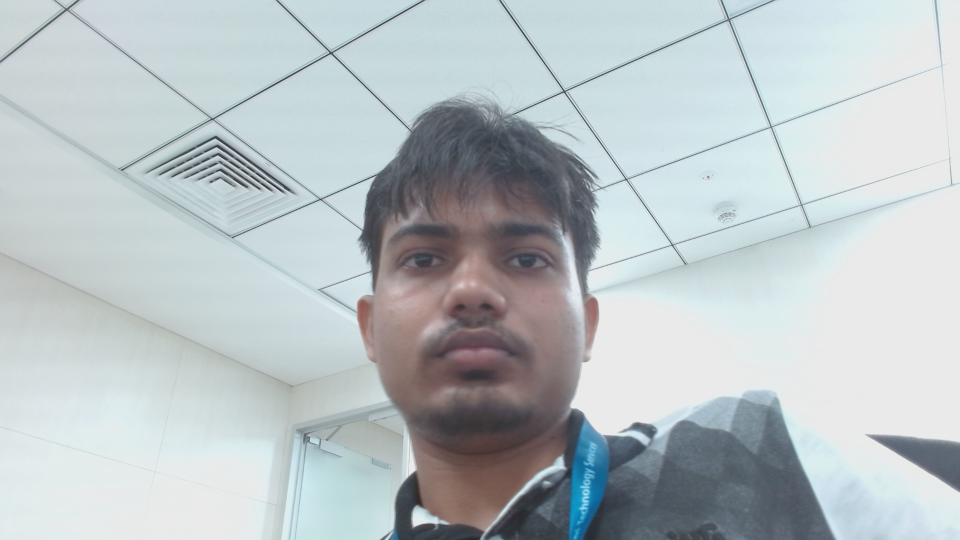
#> input picture clicked-pic.jpg, 1920 x 1080 px, given in place of the camera (shown at 1/2 size)
$ python label.py
#> lines starting #> are read from the running program, lines starting #| are printed output that depends on the picture; after the words box and inside, x2 and y2 are one past the last pixel; in counts of white or black regions, pixels touching at a corner belong together
import cv2
import numpy as np
from sklearn.neighbors import KNeighborsClassifier
import os

def load_dataset(dataset_path):
#> called with dataset_path = './face_dataset/'
    face_data = []
    labels = []

    for filename in os.listdir(dataset_path):
        if filename.endswith(".npy"):
            data = np.load(os.path.join(dataset_path, filename))
#> (reads face_dataset/.npy from the repository)
            label = filename[:-4]  # Remove the '.npy' extension
            #data_flattened = data.flatten()
            face_data.append(data)
            labels.extend([label] * len(data))

    face_data = np.concatenate(face_data, axis=0)
    #print(face_data)
    return face_data, labels

def predict_person(face_data, labels, test_face):
    knn_classifier = KNeighborsClassifier(n_neighbors=3)
    test_face_flattened = test_face.flatten()
    knn_classifier.fit(face_data, labels)
    predicted_label = knn_classifier.predict([test_face_flattened])[0]
    return predicted_label

cap = cv2.VideoCapture(0)
face_cascade = cv2.CascadeClassifier("haarcascade_frontalface_default.xml")

dataset_path = "./face_dataset/"

face_data, labels = load_dataset(dataset_path)

while True:
    ret, frame = cap.read()
#> frame is the input picture: shape (1080, 1920, 3); mean B, G, R 196.5, 194.1, 185.5

    if not ret:
        continue

    gray_frame = cv2.cvtColor(frame, cv2.COLOR_BGR2GRAY)

    faces = face_cascade.detectMultiScale(gray_frame, scaleFactor=1.3, minNeighbors=5)
#> faces = [[687, 302, 513, 513]]

    if len(faces) == 0:
        continue

    faces = sorted(faces, key=lambda x: x[2] * x[3], reverse=True)
    for face in faces[:1]:
        x, y, w, h = face
        face_offset = frame[y:y+h, x:x+w]
        test_face = cv2.resize(face_offset, (100, 100))

        predicted_label = predict_person(face_data, labels, test_face)

        cv2.rectangle(frame, (x, y), (x + w, y + h), (8, 255, 0), 2)
        cv2.putText(frame, predicted_label, (x, y - 10), cv2.FONT_HERSHEY_SIMPLEX, 0.9, (36, 255, 12), 2, cv2.LINE_AA)
#> this loop made 1 pass
#> pass 1, `face_offset = frame[y:y+h, x:x+w]`:
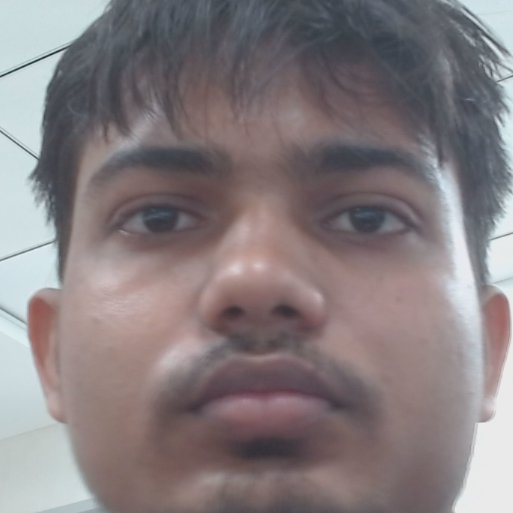
#> face_offset: shape (513, 513, 3); mean B, G, R 126.9, 124.7, 133.5
#> after the loop:
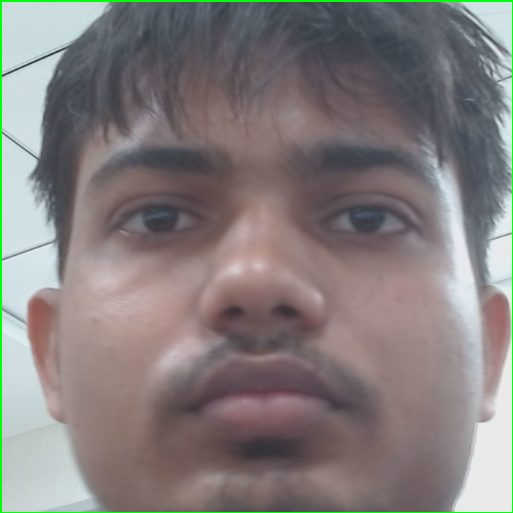
#> face_offset: shape (513, 513, 3); 1.17% of pixels changed, all inside (x1, y1, x2, y2) = (0, 0, 513, 513)
#> after the loop:
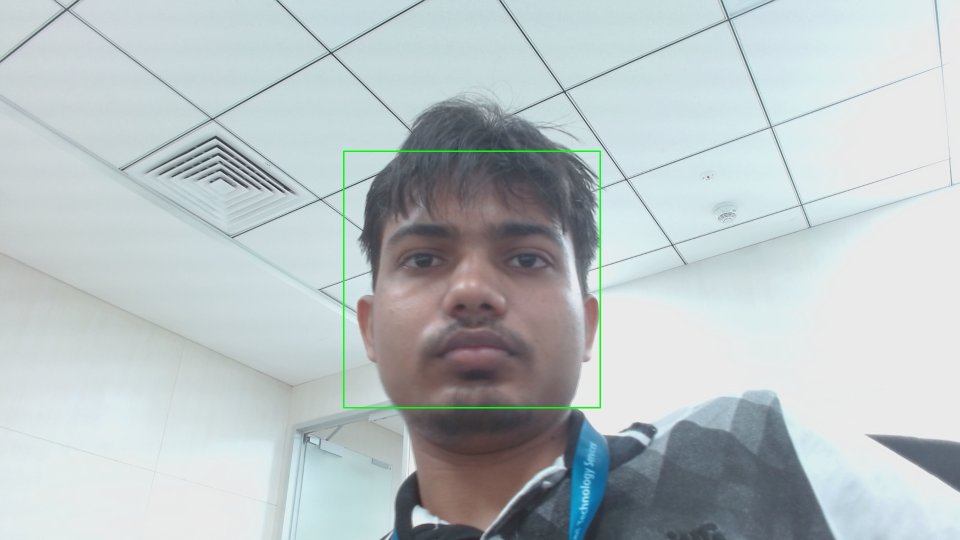
#> frame: shape (1080, 1920, 3) (shown at 1/2 size); 0.3% of pixels changed, all inside (x1, y1, x2, y2) = (686, 301, 1202, 817)

    cv2.imshow("Face Recognition", frame)

    key_pressed = cv2.waitKey(1) & 0xFF
#> (key q is pressed here)
    if key_pressed == ord('q'):
        break

cap.release()
cv2.destroyAllWindows()
